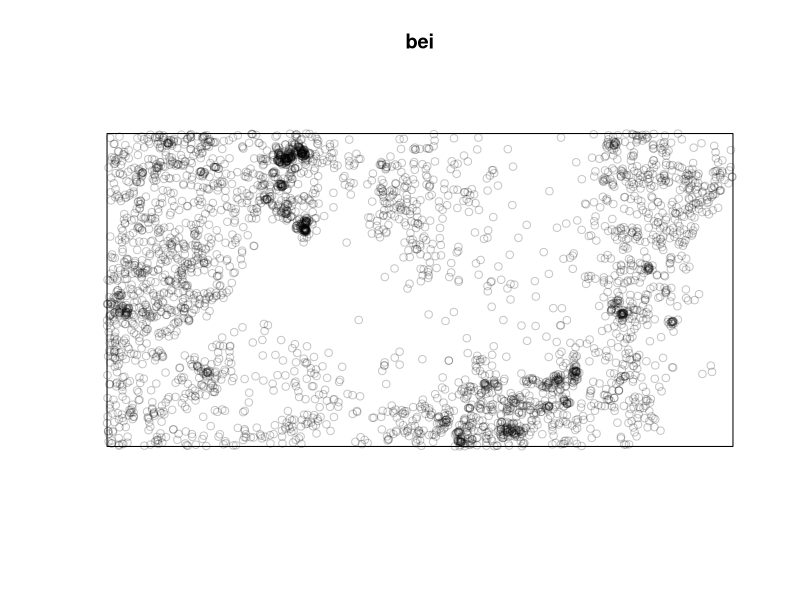
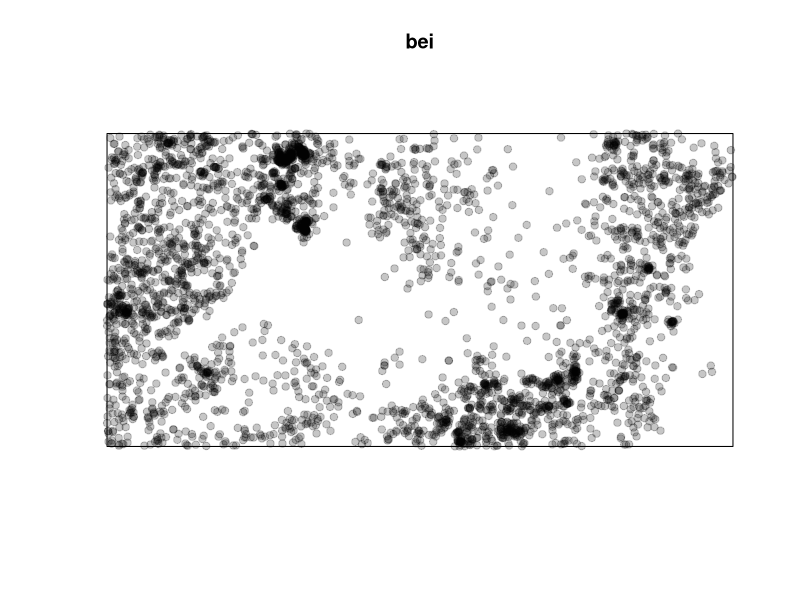
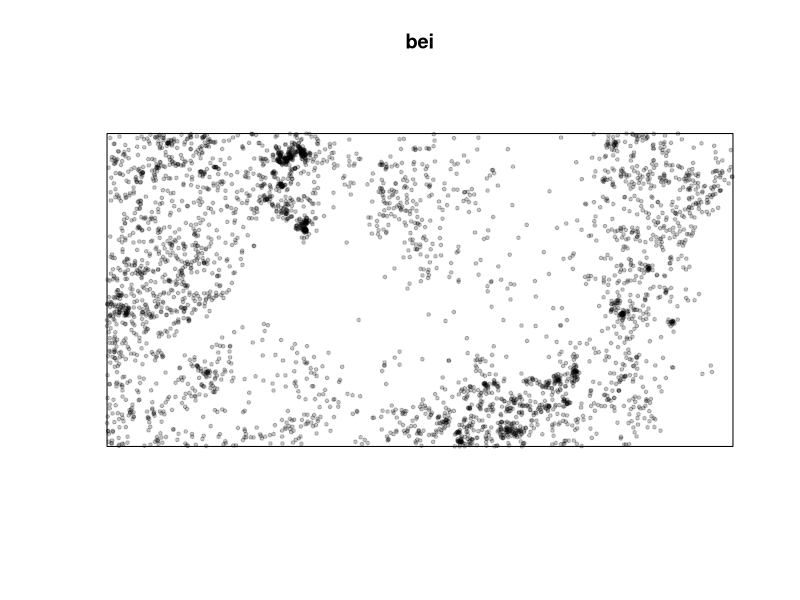
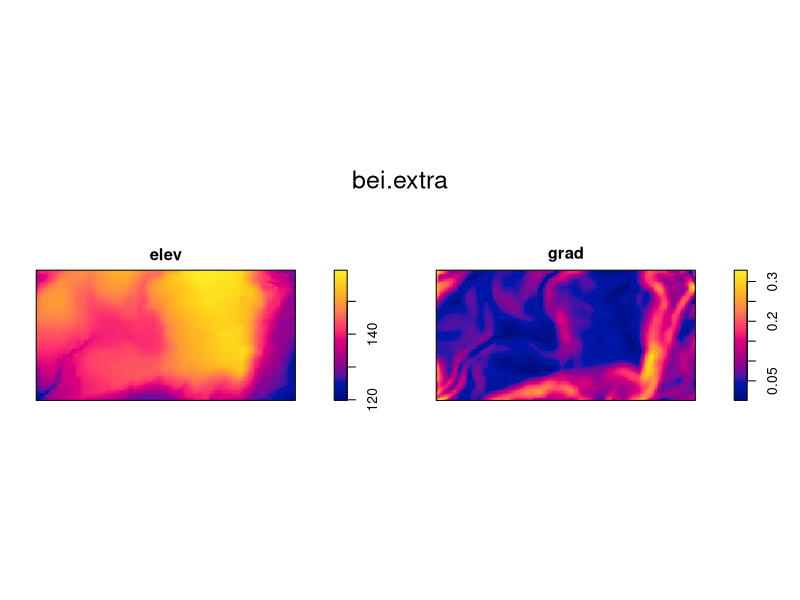
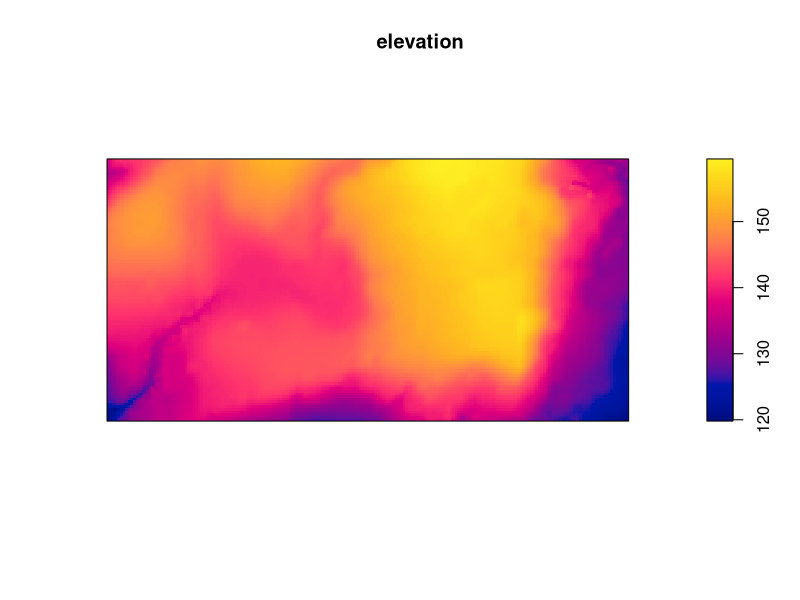
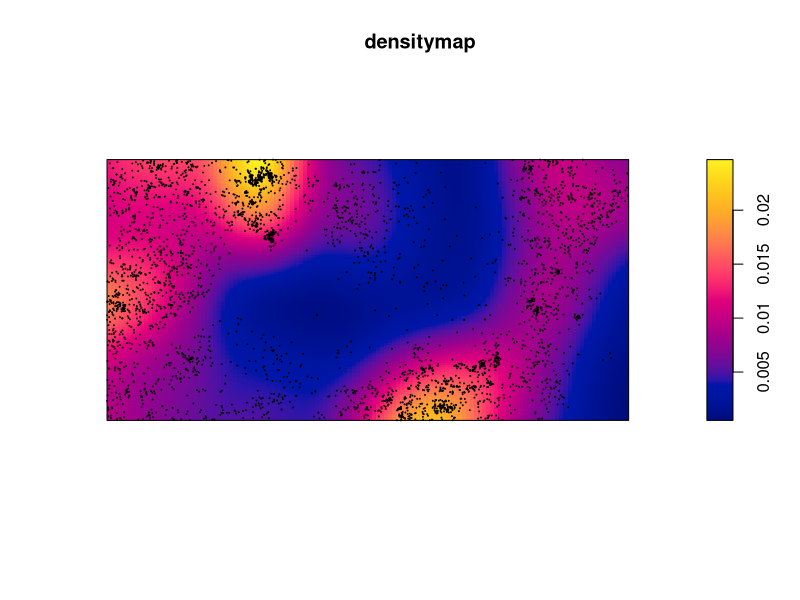
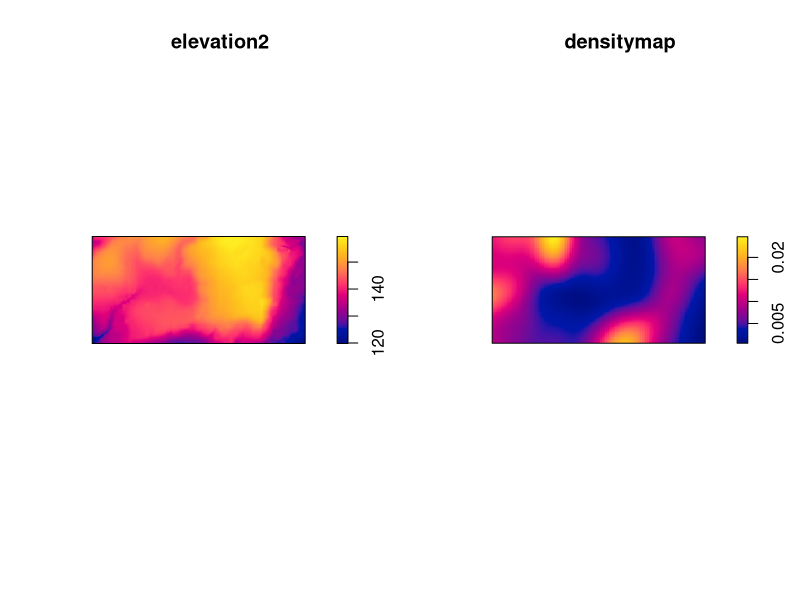
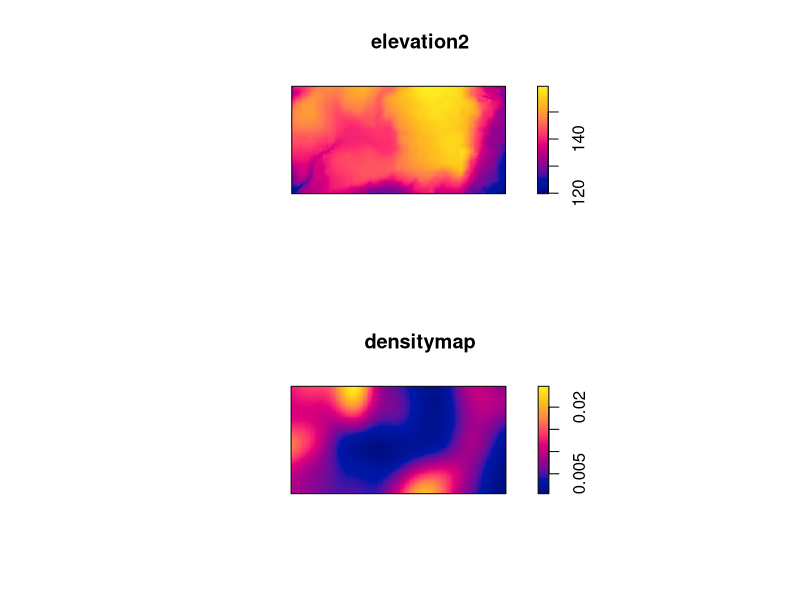

Write R code to recreate these figures, in order.
# Population Ecology analysis using Spatstat package

# spatstat is an R package used for spatial statistics with a strong focus on analysing spatial point patterns in 2d,
# (with some support for 3D and very basic support for space-time)

# Install and load the required package for point pattern analysis
install.packages("spatstat")
library(spatstat)

# We'll use the 'bei' dataset included in the spatstat package
# It contains the locations of trees in a geographical region
# More details at https://cran.r-project.org/web/packages/spatstat/index.html
bei

# Plot the tree locations
plot(bei)

# Plot the tree locations with a solid circle (pch = 19)
plot(bei, pch=19)

# Modify the plot by changing symbol size (cex)
plot(bei, pch=19, cex=.5)

# Additional dataset: 'bei.extra' which includes elevation and gradient data
bei.extra

# Plot 'elev' (Elevation) and 'grad' (Gradient) images present in bei.extra
plot(bei.extra)

# In order to take only the elevation part of the dataset, let's use $ sign to link
# Extract and plot the elevation data from 'bei.extra'
elevation <- bei.extra$elev
plot(elevation)

# There is an alternative method to extract elements from a list
# We use double brackets here as we want to extract a single element from a list
elevation2 <- bei.extra[[1]]
# For tables or subsets, we use single brackets

# We can create a kernel density estimate of the spatial point pattern
# This density estimate smooths the point pattern into a continous surface, providing an estimate of density of points across the study region
densitymap <- density(bei)
plot(densitymap)
# We can overlay the original tree points on the density map 
points(bei, cex = 0.1)

######## DAY 2

# A multiframe in R is a collection of multiple plots displayed together

# Plotting the elevation and density maps one beside the other
par(mfrow=c(1,2)) # This means we have 1 row and 2 columns
plot(elevation2)
plot(densitymap)

# Exercise: make a multiframe with maps one on top of the other
# Solution: use mfrow=c(2,1) so that we have 2 rows and 1 column
par(mfrow=c(2,1))
plot(elevation2)
plot(densitymap)

# One friend to close the current graphics device, clearing the last plot
dev.off()

# colorRampPalette creates custom color palettes by interpolating between specified colours

# Create a custom color palette with 3 colors and plot density map using cl
cl <- colorRampPalette(c("red", "orange", "yellow"))(3)
plot(densitymap, col=cl)

# Increase the number of colors in the pallete to see improvement in smoothness of plot
cl <- colorRampPalette(c("red", "orange", "yellow"))(10)
plot(densitymap, col=cl)

# Further increase smoothness by going to a 100 colors
cl <- colorRampPalette(c("red", "orange", "yellow"))(100)
plot(densitymap, col=cl)

# To find all available colours, one can search in browser for "colors in R" 
# R colors cheat-sheet by Dr. Ying Wei: http://www.stat.columbia.edu/~tzheng/files/Rcolor.pdf

# Exercise: change the color ramp palette using different colors
# Solution:

cln <- colorRampPalette(c("gold", "darkorchid", "mediumaquamarine", "salmon"))(100)
plot(densitymap, col=cln)

# Exrcise: build a multiframe and plot the densitymap with two different color ramp palettes one beside the other
# Solution:

par(mfrow=c(1,2))

cln <- colorRampPalette(c("turquoise", "coral", "plum", "forestgreen"))(100)
plot(densitymap, col=cln)

clg <- colorRampPalette(c("forestgreen", "saddlebrown", "slateblue", "goldenrod"))(100)
plot(densitymap, col=clg)

# Color customization: To make maps color-blind friendly, it's important to avoid using certain color combinations
# People with color vision deficiencies (e.g., Daltonism) may have difficulty distinguishing between red, green, and blue
# To ensure inclusivity, consider using color palettes that are distinguishable to everyone
